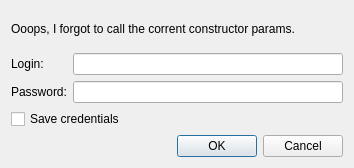
<ui version="4.0" >
 <class>AuthenticationDialog</class>
 <widget class="QDialog" name="AuthenticationDialog" >
  <property name="geometry" >
   <rect>
    <x>0</x>
    <y>0</y>
    <width>354</width>
    <height>168</height>
   </rect>
  </property>
  <property name="windowTitle" >
   <string>Authentication required</string>
  </property>
  <layout class="QVBoxLayout" name="verticalLayout" >
   <item>
    <widget class="QLabel" name="Message_" >
     <property name="text" >
      <string>Ooops, I forgot to call the corrent constructor params.</string>
     </property>
    </widget>
   </item>
   <item>
    <layout class="QFormLayout" name="formLayout" >
     <item row="0" column="0" >
      <widget class="QLabel" name="label_2" >
       <property name="text" >
        <string>Login:</string>
       </property>
      </widget>
     </item>
     <item row="0" column="1" >
      <widget class="QLineEdit" name="LoginEdit_" />
     </item>
     <item row="1" column="0" >
      <widget class="QLabel" name="label_3" >
       <property name="text" >
        <string>Password:</string>
       </property>
      </widget>
     </item>
     <item row="1" column="1" >
      <widget class="QLineEdit" name="PasswordEdit_" >
       <property name="echoMode" >
        <enum>QLineEdit::Password</enum>
       </property>
      </widget>
     </item>
    </layout>
   </item>
   <item>
    <widget class="QCheckBox" name="SaveCredentials_" >
     <property name="text" >
      <string>Save credentials</string>
     </property>
    </widget>
   </item>
   <item>
    <widget class="QDialogButtonBox" name="buttonBox" >
     <property name="orientation" >
      <enum>Qt::Horizontal</enum>
     </property>
     <property name="standardButtons" >
      <set>QDialogButtonBox::Cancel|QDialogButtonBox::Ok</set>
     </property>
    </widget>
   </item>
  </layout>
 </widget>
 <resources/>
 <connections>
  <connection>
   <sender>buttonBox</sender>
   <signal>accepted()</signal>
   <receiver>AuthenticationDialog</receiver>
   <slot>accept()</slot>
   <hints>
    <hint type="sourcelabel" >
     <x>248</x>
     <y>254</y>
    </hint>
    <hint type="destinationlabel" >
     <x>157</x>
     <y>274</y>
    </hint>
   </hints>
  </connection>
  <connection>
   <sender>buttonBox</sender>
   <signal>rejected()</signal>
   <receiver>AuthenticationDialog</receiver>
   <slot>reject()</slot>
   <hints>
    <hint type="sourcelabel" >
     <x>316</x>
     <y>260</y>
    </hint>
    <hint type="destinationlabel" >
     <x>286</x>
     <y>274</y>
    </hint>
   </hints>
  </connection>
 </connections>
</ui>
